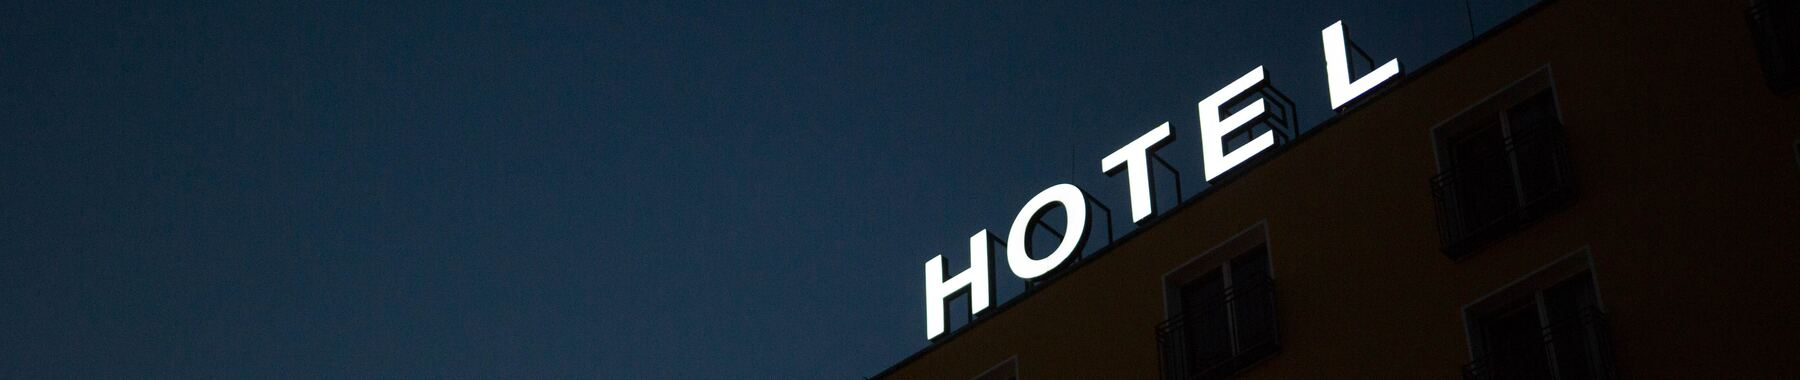

Recreate this plot in Python.
from datetime import datetime
import datetime
import streamlit as st
import pandas as pd
import numpy as np
import matplotlib.pyplot as plt
from PIL import Image
plt.style.use('seaborn')
import seaborn as sns

#################################################################################
# show the image
#################################################################################
image = Image.open('hotel.jpeg')
st.image(image, use_column_width=True)
#################################################################################
# show the title
#################################################################################
st.title('Hotel Bookings')
st.markdown(
    '''
    This app performs simple data searching and analysis of the booking and truly arriving data of the hotels
    - **Data source:** [Hotel Booking Demand](https://www.kaggle.com/datasets/jessemostipak/hotel-booking-demand)
    '''
)
datastill = pd.read_csv('hotel_bookings.csv')
data = pd.read_csv('hotel_bookings.csv')


#------------------处理数据合并年月日------------------------
# filter by date
# 1. deal with the data, to change the date time of the dataset into the form of 2015-07-12

# Converting string month to numerical one (Dec = 12, Jan = 1, etc.)

datetime_object = data['arrival_date_month'].str[0:3]
month_number = np.zeros(len(datetime_object))

# Creating a new column based on numerical representation of the months
for i in range(0, len(datetime_object)):
    datetime_object[i] = datetime.datetime.strptime(datetime_object[i], "%b")
    month_number[i] = datetime_object[i].month

# Float to integer conversion
month_number = pd.DataFrame(month_number).astype(int)

# 3 columns are merged into one
data['arrival_date'] = data['arrival_date_year'].map(str) + '-' + month_number[0].map(str) + '-' \
                       + data['arrival_date_day_of_month'].map(str)

# Dropping already used columns
data = data.drop(['arrival_date_year', 'arrival_date_month', 'arrival_date_day_of_month',
                  'arrival_date_week_number'], axis=1)

# Converting wrong datatype columns to correct type (object to datetime)
data['arrival_date'] = pd.to_datetime(data['arrival_date'])
data['reservation_status_date'] = pd.to_datetime(data['reservation_status_date'])

# Calculating total guests for each record
data['Total Guests'] = data['adults'] + data['children']

# Some data points include zero Total Guests, therefore I dropped them
data = data[data['Total Guests'] != 0]

# Total Number of Days Stayed
data['Total Stays'] = data['stays_in_weekend_nights'] + data['stays_in_week_nights']

dataNoCancel = data[data['is_canceled'] == 0]
dataNoCancel = dataNoCancel.reset_index(drop=True)

NumberOfGuests = dataNoCancel[['arrival_date', 'Total Guests']]

# Calculating Number of Guests Daily - Hotel
NumberOfGuests = dataNoCancel[['arrival_date', 'Total Guests']]
NumberOfGuests_Daily = dataNoCancel['Total Guests'].groupby(dataNoCancel['arrival_date']).sum()
NumberOfGuests_Daily = NumberOfGuests_Daily.resample('d').sum().to_frame()

#-------------------------选择展示问题-----------------------------
level_fliter = st.sidebar.radio(
    'Choose section',
    ('Dataset','Arrival','Daily rate','Customers')
    )

if level_fliter == 'Dataset':

    if st.checkbox('show dataset'):
        number = st.number_input('number of rows to view: ', 5, 1000)
        st.dataframe(data.sample(number))

    if st.button('variable names'):
        st.write(data.columns)

    if st.checkbox('shape of dataset'):
        st.write(data.shape)
    
    if st.checkbox('select columns to show'):
        allcol = data.columns.tolist()
        selectedcol = st.multiselect('select', allcol)
        new_df = data[selectedcol]
        st.dataframe(new_df)

elif level_fliter == 'Arrival':
    st.subheader('1. Analysis about the trend of the coming guests')
    # create a date select
    # st.write('**Please select a date to see the number of guests arriving at the hotels at that day**')
    date = st.date_input(
        'The exact date of arrival',
        datetime.date(2015,7,27),
        min_value=datetime.date(2015,7,1),
        max_value=datetime.date(2017,8,31)
        )
    date = str(date)
    st.write('**The chosen arrival date is**', date)
    day_guests = NumberOfGuests_Daily['Total Guests'][date]
    st.write('**The number of the guests of the day you chosen is** ', day_guests)
    st.write('The form of the daily number of gusets', NumberOfGuests_Daily)
    # show the plot
    st.subheader("Guests per day trend.")
    fig, ax = plt.subplots()  # Create a figure containing a single axes.
    x = NumberOfGuests_Daily['Total Guests'].keys()
    y = NumberOfGuests_Daily['Total Guests'].values
    ax.plot(x, y);  # Plot some data on the axes.
    st.pyplot(fig)

    # week day
    lis=[]
    for x in NumberOfGuests_Daily.index:
        lis.append(x.day_name())
    days = pd.DataFrame(lis,columns =['Day'])

    NumberOfGuestsDaily=NumberOfGuests_Daily.copy()
    NumberOfGuestsDaily.reset_index(drop=True, inplace=True)

    NumberOfGuestsDaily = NumberOfGuestsDaily.join(days)
    st.subheader("Guests per week day")
    st.bar_chart(x="Day", y="Total Guests", data=NumberOfGuestsDaily)

    # month
    lis=[]
    for x in NumberOfGuests_Daily.index:
        lis.append(x.month_name())
    days = pd.DataFrame(lis,columns =['Day'])

    NumberOfGuestsMonthly=NumberOfGuests_Daily.copy()
    NumberOfGuestsMonthly.reset_index(drop=True, inplace=True)

    NumberOfGuestsMonthly = NumberOfGuestsMonthly.join(days)
    NumberOfGuestsMonthly.rename(columns = {'Day':'Month'}, inplace = True)
    st.subheader("Guests per months")
    st.bar_chart(x="Month", y="Total Guests", data=NumberOfGuestsMonthly)

    months = [
        "January", "February", "March", "April", 
        "May", "June", "July", "August", "September",
        "October", "November", "December"]

    datastill.groupby(['arrival_date_month'])['hotel'].count().sort_values(ascending=False)
    sns.countplot(x='arrival_date_month', data=datastill, order=months)
    plt.xticks(rotation=90)
    plt.rcParams['figure.figsize'] = (13, 6)
    plt.show()
    st.pyplot(plt)
elif level_fliter =='Daily rate':
    #   ----------------------part2------------------------------------------
    st.subheader('2. Analysis about the daily rate of the hotels')
    
    df2 = datastill.drop(datastill[datastill['adr']==5400].index, axis=0, inplace=False)  # Removed an extreme outlier (adr=5400) that made boxplot very squeezed to view
    
    col1, col2 = st.columns([1,3])

    with col1:
        fig_fliter = st.radio(
            'Choose different figures',
            ('box','hist','line')
            )
    with col2:
        if fig_fliter == 'box':
            plt.figure(figsize=(10,10))
            sns.boxplot(x='hotel', y='adr', data = df2)
            plt.ylabel('Average daily rate')
            plt.xlabel("Hotel Type")
            plt.title("Daily Rate by hotel type")
            st.pyplot(plt)
        elif fig_fliter == 'hist':
            plt.figure(figsize=(9,6))
            sns.histplot(x='adr', hue='hotel', data=df2, kde=True)
            plt.xlabel("Average daily rate")
            plt.title("Daily rate by hotel type")
            st.pyplot(plt)
            st.write('We can see that the avg daily rate for Resort Hotels are more spread compared to City Hotels although have lesser median rate.')
        else:
            d = data.groupby(['hotel','arrival_date'])['adr'].mean().reset_index().sort_values('arrival_date')
            # fig = plt.figure(figsize=(20,7))
            fig, ax = plt.subplots(figsize=(20, 7))
            sns.lineplot(x='arrival_date', y='adr', hue='hotel', data=d)
            plt.xlabel("Date")
            plt.ylabel("Average Daily Price")
            plt.grid()
            #  fig.autofmt_xdate()
            p = plt.xticks(rotation=30)
            ax.tick_params(axis='x', labelsize=3)
            plt.title("Average daily rate trend over three years")
            st.pyplot(plt)
else:
    # ---------------------- part 3------------------------------------
    st.subheader('3. Customer group persona')

    data = datastill['customer_type'].value_counts()   
    print(data)
    labels = datastill['customer_type'].unique()
     
    col1, col2 = st.columns([1,2])

    with col1:
        st.markdown(
            '''
            **Customer type**  

            **Contract:** when the booking has an allotment or other type of contract associated to it  

            **Group:** when the booking is associated to a group  

            **Transient:** when the booking is not part of a group or contract, and is not associated to other transient booking  

            **Transient-party:** when the booking is transient, but is associated to at least other transient booking
            ''')
            
    with col2:
        explode = (0.1, 0.1, 0.2, 0.4)
        plt.figure(figsize =(10, 8))
        plt.pie(data,labels=labels, explode=explode, autopct='%.2f')
        st.pyplot(plt)
    

    d = datastill['country'].value_counts()
    plt.figure(figsize=(10,6))
    d.sort_values(ascending=False)[:10].plot(kind='bar')
    p = plt.xticks(rotation=30)
    plt.xlabel("Country")
    plt.ylabel("Number of bookings")
    plt.title("Top 10 countries by number of guests")
    st.pyplot(plt)
    st.write()
    st.write('The country of Portugal (PRT) has significantly higher number of bookings compared to any other countries.')
    
    d = datastill.groupby("customer_type")['total_of_special_requests'].mean()
    plt.figure(figsize=(8,7))
    sns.barplot(x=d.index, y=d)
    p = plt.xticks(rotation=30)
    plt.xlabel("Customer Type")
    plt.ylabel("Avg number of special request")
    plt.title("Average number of special requests by customer type")
    st.pyplot(plt)
    st.subheader('Customer preference')
    type_fliter = st.radio(
        'choose condition',
        ('By country','By customer type')
    )
    if type_fliter == 'By country':
        d = datastill['country'].value_counts().sort_values(ascending=False)[:10]
        plt.figure(figsize=(10,5))
        sns.countplot(x='country', hue='hotel', data=datastill[datastill['country'].isin(d.index)])
        plt.xlabel("Country")
        plt.ylabel("No. of Bookings")
        plt.title("Booked Hotel type by country")
        st.pyplot(plt)
    else:
        plt.figure(figsize=(8,5))
        sns.countplot(x='customer_type', hue='hotel', data=datastill)
        plt.xlabel("Customer Type")
        plt.ylabel("Number of Bookings made")
        plt.title("Hotel Preference by customer type")
        st.pyplot(plt)
